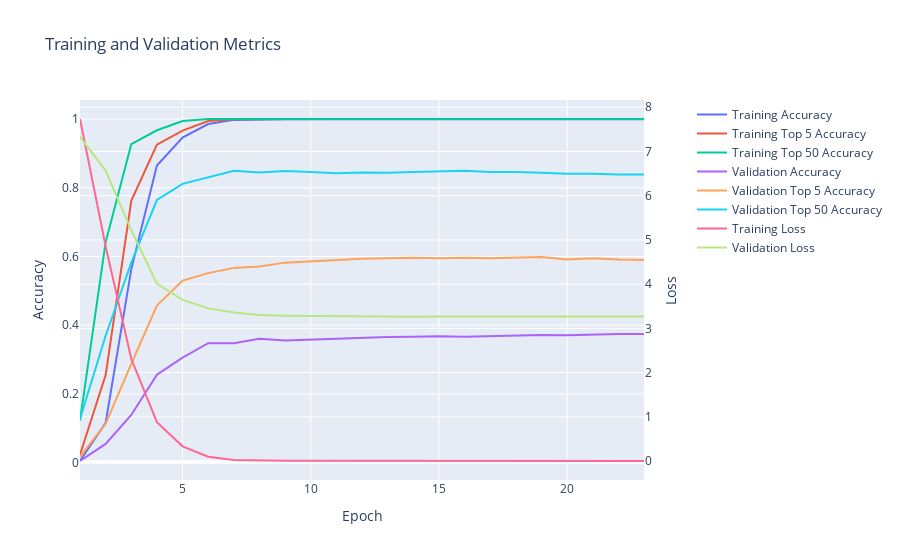

Source (notebook cell):
### Code cell
arcface_similarity_model.display_training_history()

### Figure 1 — Plotly figure (JSON) as saved in the notebook; plotly's stock layout.template omitted (floating-point values rounded to 4 significant figures)
{"data": [{"mode": "lines", "name": "Training Accuracy", "type": "scatter", "x": [1, 2, 3, 4, 5, 6, 7, 8, 9, 10, 11, 12, 13, 14, 15, 16, 17, 18, 19, 20, 21, 22, 23], "xaxis": "x", "y": [0.005731, 0.1162, 0.5626, 0.8647, 0.9462, 0.9854, 0.9975, 0.9994, 0.9994, 0.9994, 0.9994, 0.9994, 0.9994, 0.9994, 0.9994, 0.9994, 0.9994, 0.9994, 0.9994, 0.9994, 0.9994, 0.9994, 0.9994, 0.9994], "yaxis": "y"}, {"mode": "lines", "name": "Training Top 5 Accuracy", "type": "scatter", "x": [1, 2, 3, 4, 5, 6, 7, 8, 9, 10, 11, 12, 13, 14, 15, 16, 17, 18, 19, 20, 21, 22, 23], "xaxis": "x", "y": [0.02356, 0.255, 0.7619, 0.9255, 0.9663, 0.994, 0.9994, 1.0, 1.0, 1.0, 1.0, 1.0, 1.0, 1.0, 1.0, 1.0, 1.0, 1.0, 1.0, 1.0, 1.0, 1.0, 1.0, 1.0], "yaxis": "y"}, {"mode": "lines", "name": "Training Top 50 Accuracy", "type": "scatter", "x": [1, 2, 3, 4, 5, 6, 7, 8, 9, 10, 11, 12, 13, 14, 15, 16, 17, 18, 19, 20, 21, 22, 23], "xaxis": "x", "y": [0.1229, 0.6415, 0.9268, 0.9672, 0.994, 1.0, 1.0, 1.0, 1.0, 1.0, 1.0, 1.0, 1.0, 1.0, 1.0, 1.0, 1.0, 1.0, 1.0, 1.0, 1.0, 1.0, 1.0, 1.0], "yaxis": "y"}, {"mode": "lines", "name": "Validation Accuracy", "type": "scatter", "x": [1, 2, 3, 4, 5, 6, 7, 8, 9, 10, 11, 12, 13, 14, 15, 16, 17, 18, 19, 20, 21, 22, 23], "xaxis": "x", "y": [0.005096, 0.05478, 0.1389, 0.2561, 0.3057, 0.3478, 0.3478, 0.3605, 0.3554, 0.358, 0.3618, 0.3643, 0.3656, 0.3669, 0.3682, 0.3669, 0.3682, 0.3707, 0.372, 0.3707, 0.3732, 0.3745, 0.3745, 0.3758], "yaxis": "y"}, {"mode": "lines", "name": "Validation Top 5 Accuracy", "type": "scatter", "x": [1, 2, 3, 4, 5, 6, 7, 8, 9, 10, 11, 12, 13, 14, 15, 16, 17, 18, 19, 20, 21, 22, 23], "xaxis": "x", "y": [0.01783, 0.1134, 0.2879, 0.4573, 0.5299, 0.5516, 0.5669, 0.5707, 0.5822, 0.586, 0.5898, 0.5936, 0.5949, 0.5962, 0.5949, 0.5962, 0.5949, 0.5962, 0.5987, 0.5911, 0.5949, 0.5911, 0.5898, 0.5911], "yaxis": "y"}, {"mode": "lines", "name": "Validation Top 50 Accuracy", "type": "scatter", "x": [1, 2, 3, 4, 5, 6, 7, 8, 9, 10, 11, 12, 13, 14, 15, 16, 17, 18, 19, 20, 21, 22, 23], "xaxis": "x", "y": [0.1274, 0.3694, 0.5822, 0.7643, 0.8115, 0.8306, 0.8497, 0.8446, 0.8484, 0.8459, 0.842, 0.8446, 0.8433, 0.8459, 0.8471, 0.8497, 0.8459, 0.8459, 0.8433, 0.8408, 0.8408, 0.8382, 0.8382, 0.8408], "yaxis": "y"}, {"mode": "lines", "name": "Training Loss", "type": "scatter", "x": [1, 2, 3, 4, 5, 6, 7, 8, 9, 10, 11, 12, 13, 14, 15, 16, 17, 18, 19, 20, 21, 22, 23], "xaxis": "x", "y": [7.734, 4.858, 2.313, 0.8797, 0.3335, 0.09979, 0.0257, 0.01227, 0.009147, 0.007767, 0.006787, 0.006097, 0.005217, 0.004862, 0.004282, 0.003949, 0.003582, 0.003214, 0.003036, 0.002824, 0.002588, 0.002415, 0.002238, 0.00211], "yaxis": "y2"}, {"mode": "lines", "name": "Validation Loss", "type": "scatter", "x": [1, 2, 3, 4, 5, 6, 7, 8, 9, 10, 11, 12, 13, 14, 15, 16, 17, 18, 19, 20, 21, 22, 23], "xaxis": "x", "y": [7.333, 6.569, 5.224, 4.013, 3.646, 3.452, 3.359, 3.302, 3.288, 3.282, 3.274, 3.269, 3.268, 3.265, 3.268, 3.268, 3.269, 3.265, 3.262, 3.263, 3.266, 3.267, 3.268, 3.265], "yaxis": "y2"}], "layout": {"title": {"text": "Training and Validation Metrics"}, "xaxis": {"anchor": "y", "domain": [0.0, 0.94], "title": {"text": "Epoch"}}, "yaxis": {"anchor": "x", "domain": [0.0, 1.0], "title": {"text": "Accuracy"}}, "yaxis2": {"anchor": "x", "overlaying": "y", "side": "right", "title": {"text": "Loss"}}}}
